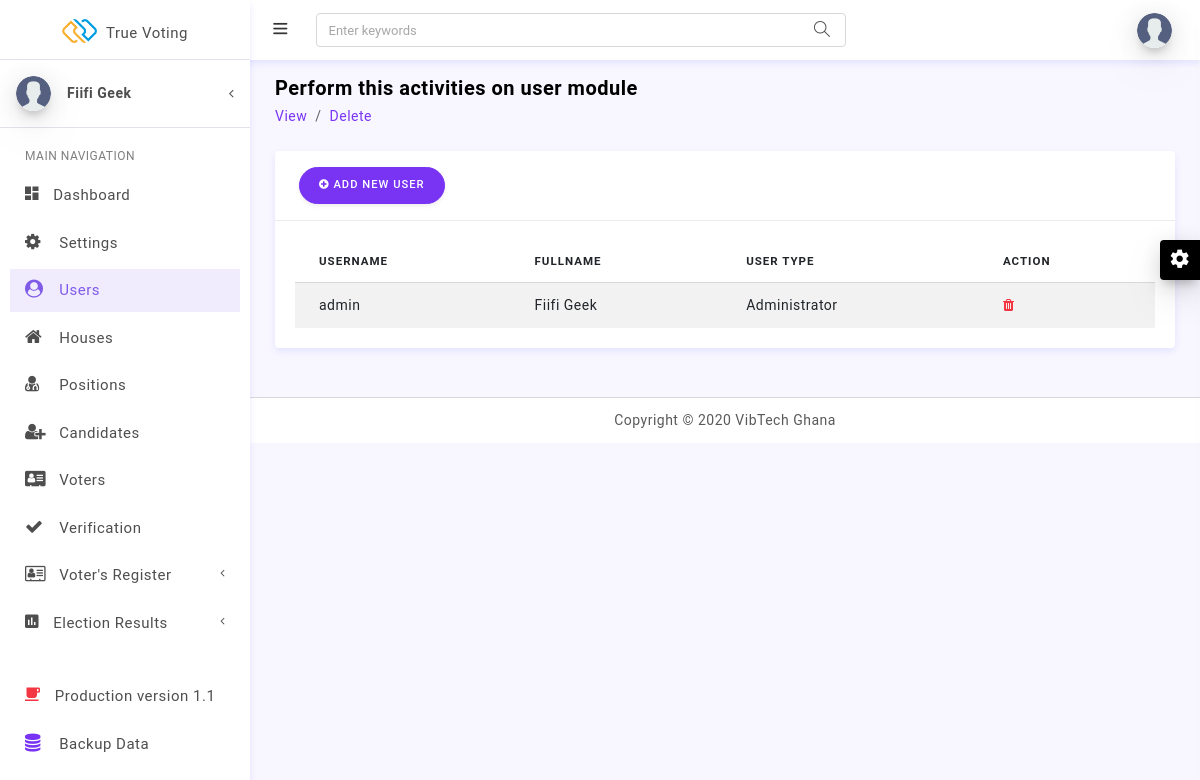
The page /admin/users.php (signed in) on the database its author committed.
### tables this page shows
CREATE TABLE `users` (
  `id` int(11) NOT NULL,
  `name` varchar(191) NOT NULL,
  `username` varchar(191) NOT NULL,
  `password` varchar(191) NOT NULL,
  `role` varchar(191) NOT NULL,
  `created_at` timestamp NULL DEFAULT NULL ON UPDATE current_timestamp()
);

### models/DBLayer.php (called while the page is built, shortened)
<?php
    class DB {
        public static function connection()
        {
            try{
                $con=new PDO('mysql:host=localhost;dbname=kad;charset=utf8mb4', 'root', '');
                $con->setAttribute(PDO::ATTR_ERRMODE, PDO::ERRMODE_EXCEPTION);
                $con->setAttribute(PDO::ATTR_EMULATE_PREPARES, false);
                return $con;
            }catch(PDOException $ex){
                return "Connection Error ";
            }
        }
    }
    class Model {
        public static function all(string $tableName)
        {
            $con = DB::connection();
            try{
                $query = "SELECT * FROM ".$tableName." ORDER BY id";
                $stmt=$con->prepare($query);
                $stmt->execute();
                $rows=$stmt->fetchAll();
                return $rows;
            }catch(PDOException $ex){
                return 'Something went wrong';
            }
        }
    }

### admin/users.php (the view, shortened to what this page needs)
<!DOCTYPE html>
<html lang="en">
<head>
<?php $title = 'Users'; include('../layouts/admin-head.php'); ?>
<link href="../assets/plugins/bootstrap-datatable/css/dataTables.bootstrap4.min.css" rel="stylesheet" type="text/css">
<link href="../assets/plugins/bootstrap-datatable/css/buttons.bootstrap4.min.css" rel="stylesheet" type="text/css">
</head>
<body>
<?php include('../layouts/admin-menus.php'); ?>
<div class="row pt-2 pb-2">
    <div class="col-sm-9">
        <h4 class="page-title">Perform this activities on user module</h4>
        <ol class="breadcrumb">
            <li class="breadcrumb-item"><a href="javaScript:void();">View</a></li>
            <li class="breadcrumb-item"><a href="javaScript:void();">Delete</a></li>
        </ol>
    </div>
</div>
  <div class="row">
    <div class="col-lg-12">
      <div class="card">
        <div class="card-header">
            <button type="button" data-toggle="modal" data-target="#AddUserModal" data-backdrop="static" class="btn btn-primary btn-round waves-effect waves-light m-1"><i class="fa fa-plus-circle"></i> ADD NEW USER</button>
       </div>
        <div class="card-body">
          <div class="table-responsive">
          <table id="example" class="table table-striped table-borderless">
            <thead>
                <tr>
                    <th>Username</th>
                    <th>Fullname</th>
                    <th>User Type</th>
                    <th>Action</th>
                </tr>
            </thead>
            <tbody>
            <?php
                require_once("../models/DBLayer.php");
                $users = Model::all('users');
                foreach($users as $user){ ?>
                <tr class="records">
                    <td><?php echo $user['username']; ?></td>
                    <td><?php echo $user['name']; ?></td>
                    <td><?php echo ucwords($user['role']); ?></td>
                    <td>
                        <a href="javascript:void(0);" title="Delete" data-toggle="tooltip" data-id="<?php echo $user['id']; ?>" data-role="<?php echo $user['role']; ?>" class="text-danger btn_delete"><i class="fa fa-trash"></i></a>
                    </td>
                </tr>
                <?php } ?>
            </tbody>
        </table>
        </div>
        </div>
      </div>
    </div>
  </div>
<?php include('../layouts/admin-footer.php'); ?>
</body>
</html>

### rows shown on the page
users: username "admin", name "Fiifi Geek", role "Administrator"

### other values the page prints
$user['name'] "Fiifi Geek"
